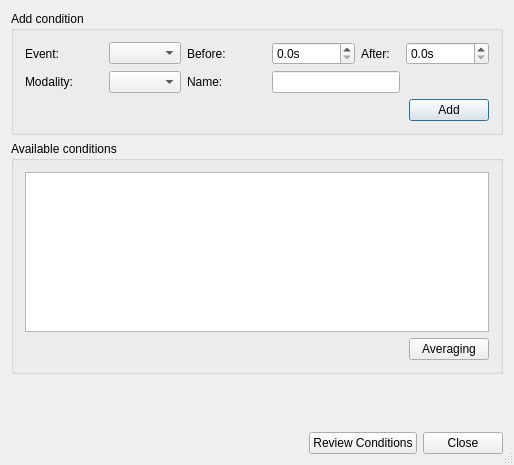
<?xml version="1.0" encoding="UTF-8"?>
<ui version="4.0">
 <class>AwEpochCreateUiUi</class>
 <widget class="QDialog" name="AwEpochCreateUiUi">
  <property name="geometry">
   <rect>
    <x>0</x>
    <y>0</y>
    <width>514</width>
    <height>465</height>
   </rect>
  </property>
  <property name="windowTitle">
   <string>Create Conditions</string>
  </property>
  <property name="windowIcon">
   <iconset resource="../../../resources/AnyWave.qrc">
    <normaloff>:/images/AnyWave_icon.png</normaloff>:/images/AnyWave_icon.png</iconset>
  </property>
  <property name="sizeGripEnabled">
   <bool>true</bool>
  </property>
  <property name="modal">
   <bool>false</bool>
  </property>
  <layout class="QVBoxLayout" name="verticalLayout_3">
   <item>
    <widget class="QGroupBox" name="groupBox">
     <property name="title">
      <string>Add condition</string>
     </property>
     <layout class="QVBoxLayout" name="verticalLayout">
      <item>
       <layout class="QGridLayout" name="gridLayout">
        <item row="0" column="3" colspan="2">
         <widget class="QLabel" name="label_2">
          <property name="text">
           <string>Before:</string>
          </property>
         </widget>
        </item>
        <item row="0" column="5">
         <widget class="QDoubleSpinBox" name="spinPre">
          <property name="sizePolicy">
           <sizepolicy hsizetype="Preferred" vsizetype="Fixed">
            <horstretch>0</horstretch>
            <verstretch>0</verstretch>
           </sizepolicy>
          </property>
          <property name="suffix">
           <string>s</string>
          </property>
          <property name="decimals">
           <number>1</number>
          </property>
          <property name="maximum">
           <double>10000000000000000139372116959414099130712064.000000000000000</double>
          </property>
          <property name="singleStep">
           <double>0.100000000000000</double>
          </property>
         </widget>
        </item>
        <item row="0" column="6">
         <widget class="QLabel" name="label_3">
          <property name="text">
           <string>After:</string>
          </property>
         </widget>
        </item>
        <item row="0" column="7">
         <widget class="QDoubleSpinBox" name="spinPost">
          <property name="sizePolicy">
           <sizepolicy hsizetype="Preferred" vsizetype="Fixed">
            <horstretch>0</horstretch>
            <verstretch>0</verstretch>
           </sizepolicy>
          </property>
          <property name="suffix">
           <string>s</string>
          </property>
          <property name="decimals">
           <number>1</number>
          </property>
          <property name="maximum">
           <double>10000000000000000139372116959414099130712064.000000000000000</double>
          </property>
          <property name="singleStep">
           <double>0.100000000000000</double>
          </property>
         </widget>
        </item>
        <item row="1" column="0" colspan="2">
         <widget class="QLabel" name="label_5">
          <property name="text">
           <string>Modality:</string>
          </property>
         </widget>
        </item>
        <item row="0" column="2">
         <widget class="AwComboMarker" name="comboBox"/>
        </item>
        <item row="0" column="0" colspan="2">
         <widget class="QLabel" name="label">
          <property name="text">
           <string>Event:</string>
          </property>
         </widget>
        </item>
        <item row="1" column="2">
         <widget class="QComboBox" name="comboBoxChannels"/>
        </item>
        <item row="1" column="3" colspan="2">
         <widget class="QLabel" name="label_4">
          <property name="text">
           <string>Name:</string>
          </property>
         </widget>
        </item>
        <item row="1" column="5" colspan="2">
         <widget class="QLineEdit" name="editName"/>
        </item>
       </layout>
      </item>
      <item>
       <layout class="QHBoxLayout" name="horizontalLayout_4">
        <item>
         <spacer name="horizontalSpacer_4">
          <property name="orientation">
           <enum>Qt::Horizontal</enum>
          </property>
          <property name="sizeHint" stdset="0">
           <size>
            <width>40</width>
            <height>20</height>
           </size>
          </property>
         </spacer>
        </item>
        <item>
         <widget class="QPushButton" name="pushButton_3">
          <property name="text">
           <string>Add</string>
          </property>
         </widget>
        </item>
       </layout>
      </item>
     </layout>
    </widget>
   </item>
   <item>
    <widget class="QGroupBox" name="groupBox_2">
     <property name="title">
      <string>Available conditions</string>
     </property>
     <layout class="QVBoxLayout" name="verticalLayout_2" stretch="1,0">
      <item>
       <widget class="QTableView" name="tableView">
        <property name="editTriggers">
         <set>QAbstractItemView::NoEditTriggers</set>
        </property>
        <property name="selectionBehavior">
         <enum>QAbstractItemView::SelectRows</enum>
        </property>
       </widget>
      </item>
      <item>
       <layout class="QHBoxLayout" name="horizontalLayout_2">
        <item>
         <spacer name="horizontalSpacer_2">
          <property name="orientation">
           <enum>Qt::Horizontal</enum>
          </property>
          <property name="sizeHint" stdset="0">
           <size>
            <width>40</width>
            <height>20</height>
           </size>
          </property>
         </spacer>
        </item>
        <item>
         <widget class="QPushButton" name="pushButton_4">
          <property name="toolTip">
           <string>Select at least one condition and click to do the averaging</string>
          </property>
          <property name="text">
           <string>Averaging</string>
          </property>
         </widget>
        </item>
       </layout>
      </item>
     </layout>
    </widget>
   </item>
   <item>
    <spacer name="verticalSpacer">
     <property name="orientation">
      <enum>Qt::Vertical</enum>
     </property>
     <property name="sizeHint" stdset="0">
      <size>
       <width>20</width>
       <height>83</height>
      </size>
     </property>
    </spacer>
   </item>
   <item>
    <layout class="QHBoxLayout" name="horizontalLayout">
     <item>
      <spacer name="horizontalSpacer">
       <property name="orientation">
        <enum>Qt::Horizontal</enum>
       </property>
       <property name="sizeHint" stdset="0">
        <size>
         <width>40</width>
         <height>20</height>
        </size>
       </property>
      </spacer>
     </item>
     <item>
      <widget class="QPushButton" name="pushButton">
       <property name="text">
        <string>Review Conditions</string>
       </property>
      </widget>
     </item>
     <item>
      <widget class="QPushButton" name="pushButton_2">
       <property name="text">
        <string>Close</string>
       </property>
      </widget>
     </item>
    </layout>
   </item>
  </layout>
 </widget>
 <layoutdefault spacing="6" margin="11"/>
 <customwidgets>
  <customwidget>
   <class>AwComboMarker</class>
   <extends>QComboBox</extends>
   <header location="global">widget/AwComboMarker.h</header>
  </customwidget>
 </customwidgets>
 <resources>
  <include location="../../../resources/AnyWave.qrc"/>
 </resources>
 <connections>
  <connection>
   <sender>pushButton</sender>
   <signal>clicked()</signal>
   <receiver>AwEpochCreateUiUi</receiver>
   <slot>accept()</slot>
   <hints>
    <hint type="sourcelabel">
     <x>333</x>
     <y>441</y>
    </hint>
    <hint type="destinationlabel">
     <x>242</x>
     <y>438</y>
    </hint>
   </hints>
  </connection>
  <connection>
   <sender>pushButton_2</sender>
   <signal>clicked()</signal>
   <receiver>AwEpochCreateUiUi</receiver>
   <slot>reject()</slot>
   <hints>
    <hint type="sourcelabel">
     <x>417</x>
     <y>443</y>
    </hint>
    <hint type="destinationlabel">
     <x>121</x>
     <y>424</y>
    </hint>
   </hints>
  </connection>
  <connection>
   <sender>pushButton_3</sender>
   <signal>clicked()</signal>
   <receiver>AwEpochCreateUiUi</receiver>
   <slot>addCondition()</slot>
   <hints>
    <hint type="sourcelabel">
     <x>411</x>
     <y>100</y>
    </hint>
    <hint type="destinationlabel">
     <x>111</x>
     <y>362</y>
    </hint>
   </hints>
  </connection>
 </connections>
 <slots>
  <slot>addCondition()</slot>
 </slots>
</ui>
